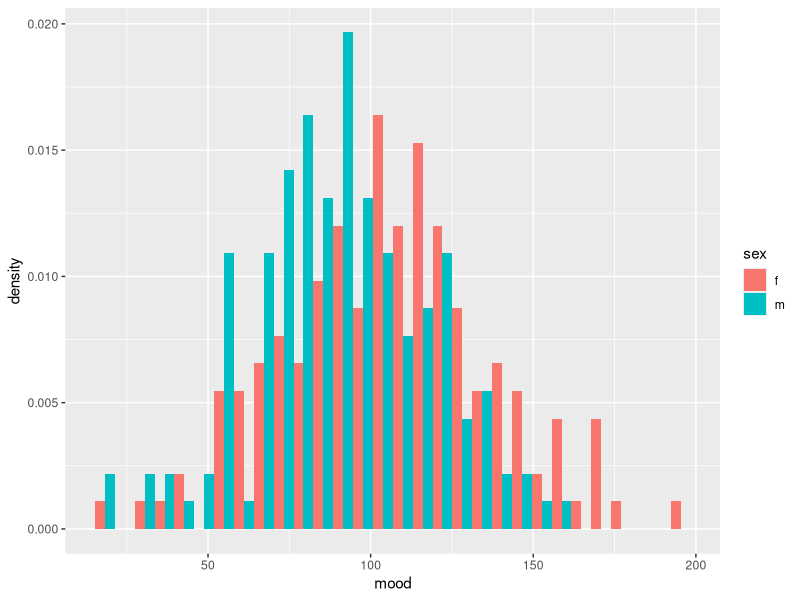
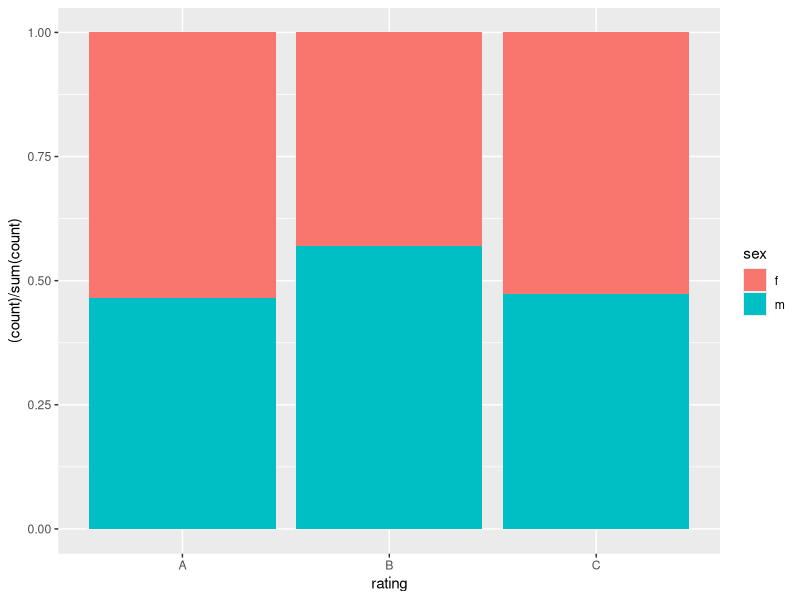
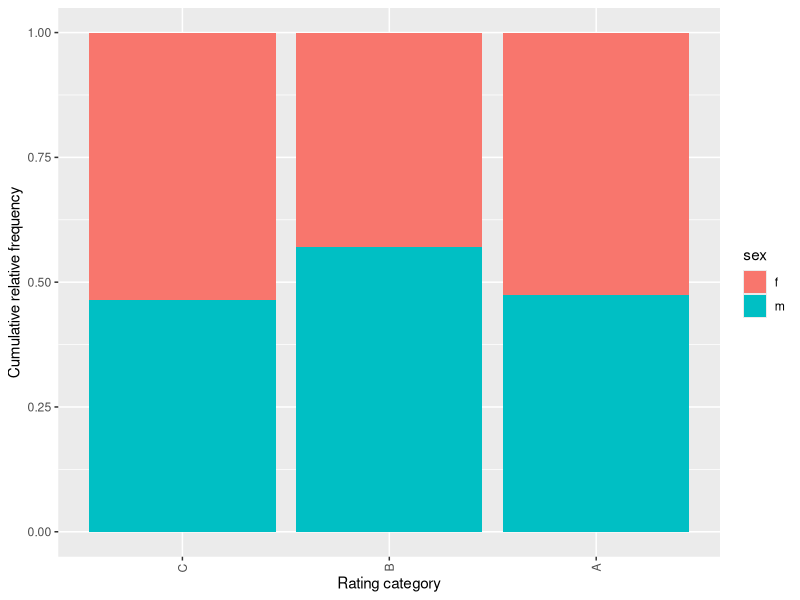
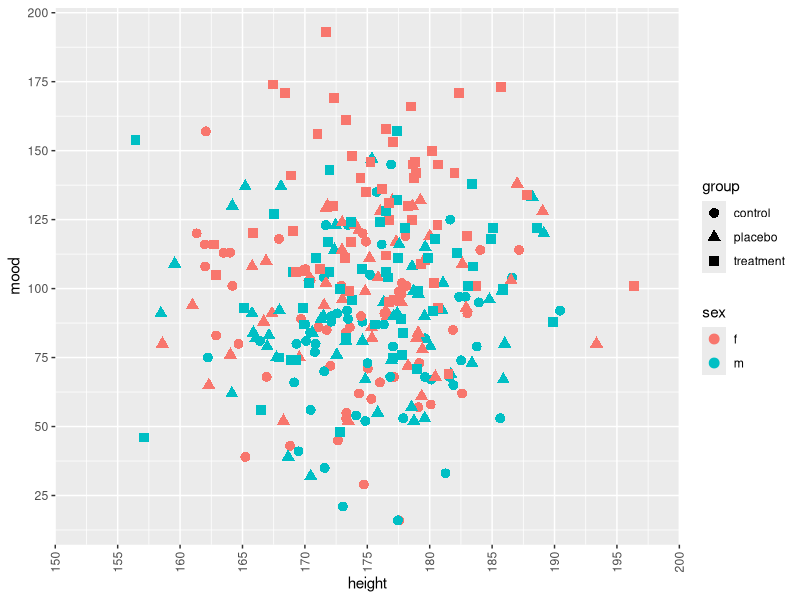
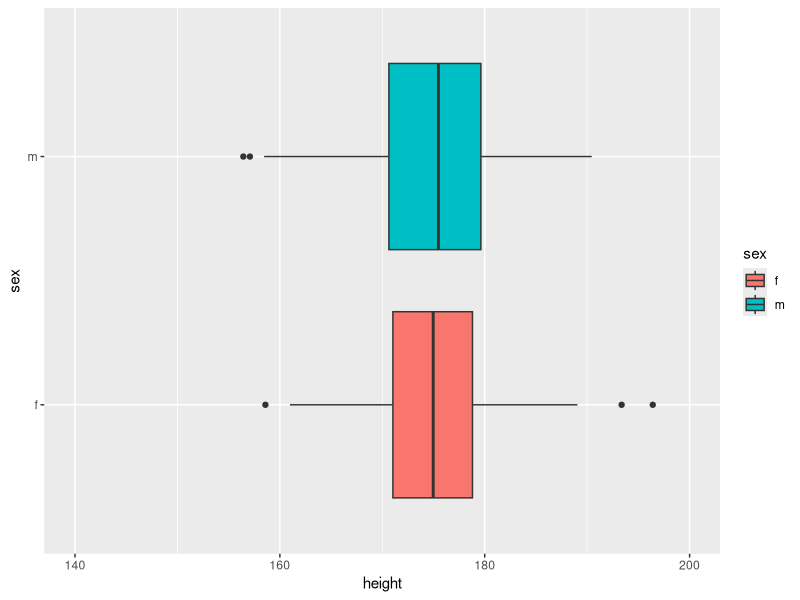
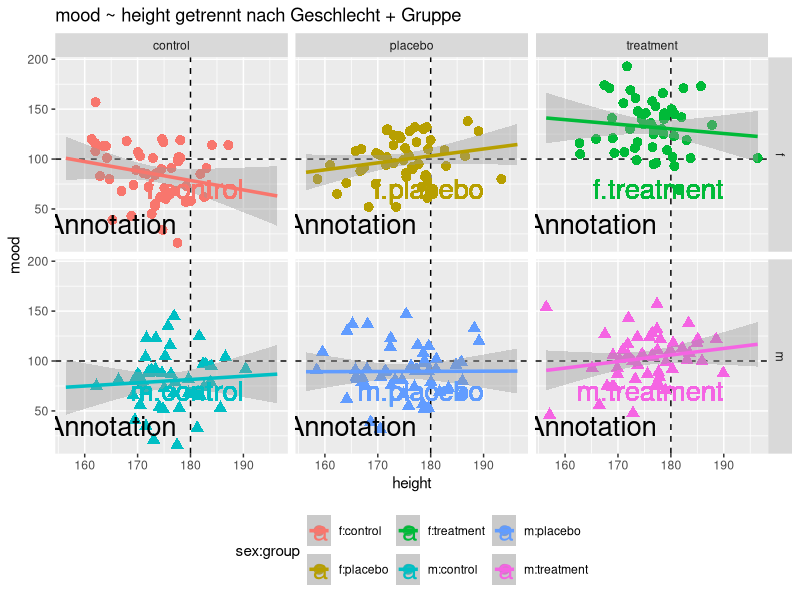

Recreate these plots in R, in order. (Note: this script raises an error after producing the figures.)
## ---- chunk 1
wants <- c("ggplot2", "colorspace")
has   <- wants %in% rownames(installed.packages())
if(any(!has)) install.packages(wants[!has])
## ---- chunk 2
Njk    <- 50
P      <- 3
Q      <- 2
IQ     <- rnorm(P*Q*Njk, mean=100, sd=15)
height <- rnorm(P*Q*Njk, mean=175, sd=7)
rating <- factor(sample(LETTERS[1:3], Njk*P*Q, replace=TRUE))
sex    <- factor(rep(c("f", "m"), times=P*Njk))
group  <- factor(rep(c("control", "placebo", "treatment"), each=Q*Njk))
sgComb <- interaction(sex, group)
mood   <- round(rnorm(P*Q*Njk, mean=c(85, 80, 110, 90, 130, 100)[sgComb], sd=25))
myDf   <- data.frame(sex, group, sgComb, IQ, height, rating, mood)
## ---- chunk 3
library(ggplot2)
(pHa <- ggplot(myDf, aes(x=mood, fill=sex)) +
    geom_histogram(aes(y=..density..), position=position_dodge()))

(pHb <- ggplot(myDf, aes(x=rating, group=sex, fill=sex)) +
    geom_bar(stat="count",
             aes(y=(..count..) / sum(..count..)),
             position=position_fill()))
## ---- chunk 4
levels(myDf$rating)
levels(myDf$rating) <- rev(levels(myDf$rating))
ggplot(myDf, aes(x=rating, group=sex, fill=sex)) +
    geom_bar(stat="count",
             aes(y=(..count..) / sum(..count..)),
             position=position_fill()) +
    labs(x="Rating category", y="Cumulative relative frequency") +
    guides(x=guide_axis(angle=90))
## ---- chunk 5
ggplot(myDf, aes(x=height, y=mood, colour=sex, shape=group)) +
    geom_point(size=3) +
    scale_x_continuous(limits=c(150, 200),
                       expand=c(0, 0),
                       breaks=seq(150, 200, by=5)) +
    scale_y_continuous(n.breaks=8) +
    guides(x=guide_axis(angle=90))
## ---- chunk 6
ggplot(myDf, aes(x=sex, y=height, fill=sex)) +
    geom_boxplot() +
    coord_flip(ylim=c(140, 200))
## ---- chunk 7
ggplot(myDf, aes(x=height, y=mood, colour=sex:group, shape=sex)) +
    geom_hline(aes(yintercept=100), linetype=2) +
    geom_vline(aes(xintercept=180), linetype=2) +
    geom_point(size=3) +
    geom_smooth(method=lm, se=TRUE, size=1.2, fullrange=TRUE) +
    facet_grid(sex ~ group) +
    labs(title="mood ~ height getrennt nach Geschlecht + Gruppe") +
    geom_text(aes(x=190, y=70, label=sgComb), size=7, hjust="right") +
    annotate("text", x=165, y=35, size=7, label="Annotation") +
    guides(shape=FALSE) +
    theme(legend.position="bottom")
## ---- chunk 8
library(colorspace)

ggplot(groupM, aes(x=group, y=mood, color=sex, shape=sex, group=sex)) +
    geom_point(size=8, stroke=2) +
    geom_line(size=2, linetype="dashed") +
    scale_shape_discrete(solid=FALSE)

ggplot(myDf, aes(x=mood, fill=group)) +
    geom_histogram(aes(y=..density..), alpha=0.5) +
    geom_density(alpha=0.7) +
    scale_fill_discrete_qualitative()
## ---- chunk 9
ggplot(myDf, aes(x=mood, fill=group)) +
    geom_histogram(aes(y=..density..), alpha=0.5) +
    geom_density(alpha=0.7) +
    scale_fill_discrete_qualitative() +
    theme_bw()
## ---- chunk 10
ggplot(myDf, aes(x=sex, y=height, fill=sex)) +
    geom_boxplot() +
    coord_flip(ylim=c(140, 200)) +
    theme_minimal()
## ---- chunk 11
try(detach(package:ggplot2))
try(detach(package:colorspace))
